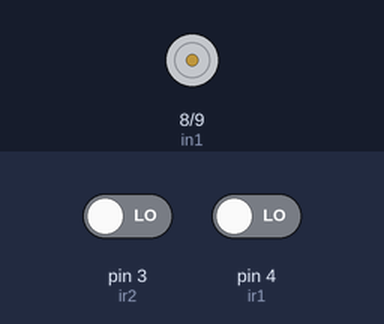
A sketch run on a simulated Arduino Uno, built with avr-gcc and run on an emulated ATmega328P. Shown: motor-driver pin pairs drawn as motors (green arrow = first pin HIGH = forward, orange = second pin HIGH = backward, longer = more drive). The inputs (shaded band) are chosen by the test bench; at power-on: pin 3 (ir2) LOW, pin 4 (ir1) LOW. What the sketch prints to the serial monitor is not drawn.

Above: at 1.2 s.
1.3 s: pin 3 (ir2) driven HIGH
At 2.1 s:
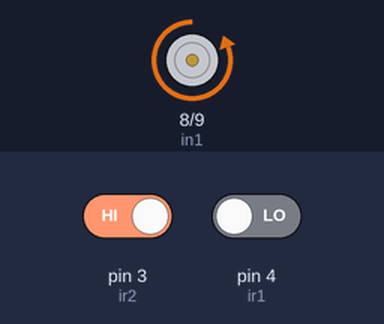
4.3 s: pin 4 (ir1) driven HIGH
At 4.8 s:
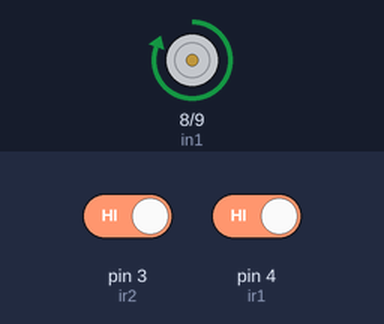
7.3 s: pin 4 (ir1) driven LOW
At 8.1 s:
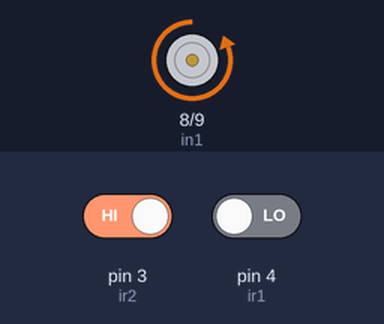
8.8 s: pin 3 (ir2) driven LOW
At 9.8 s:
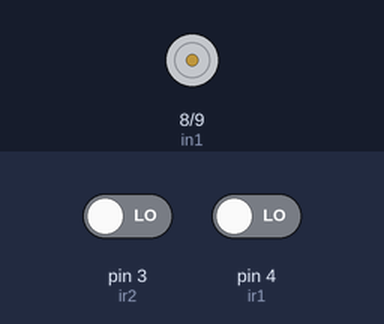
Timing chart, 0 to 11.8 s (numbered marks = the images above; inputs shaded):
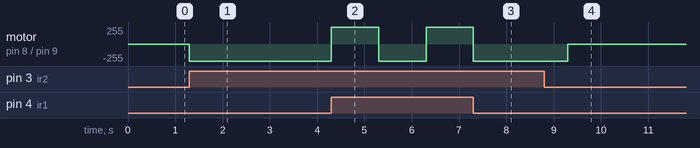

The sketch:

RAILWAY_PLATFORM_SLIDING.INO.ino
```cpp
// Motor slider with 2 IR sensors and L298N (without enable pin)

int ir1 = 4;    // IR sensor 1
int ir2 = 3;    // IR sensor 2
int in1 = 8;    // L298N IN1
int in2 = 9;    // L298N IN2

void setup() {
  pinMode(ir1, INPUT);
  pinMode(ir2, INPUT);
  pinMode(in1, OUTPUT);
  pinMode(in2, OUTPUT);
  Serial.begin(9600);
}

void loop() {
  if (digitalRead(ir1) == HIGH) {
    Serial.println("IR1 HIGH → Motor CW for 3s");
    digitalWrite(in1, HIGH);
    digitalWrite(in2, LOW);
    delay(1000); // run for 3 seconds
    stopMotor();
  }

  if (digitalRead(ir2) == HIGH) {
    Serial.println("IR2 HIGH → Motor CCW for 3s");
    digitalWrite(in1, LOW);
    digitalWrite(in2, HIGH);
    delay(1000); // run for 3 seconds
    stopMotor();
  }
}

void stopMotor() {
  digitalWrite(in1, LOW);
  digitalWrite(in2, LOW);
  Serial.println("Motor Stopped");
}


// int ir1 = 4;    // IR sensor 1
// int ir2 = 3;    // IR sensor 2
// int in1 = 8;    // L298N IN1
// int in2 = 9;    // L298N IN2

// unsigned long motorStartTime = 0;
// int motorState = 0; // 0 = stopped, 1 = CW (IR1), 2 = CCW (IR2)
// const unsigned long motorRunTime = 3000; // 3 seconds

// void setup() {
//   pinMode(ir1, INPUT);
//   pinMode(ir2, INPUT);
//   pinMode(in1, OUTPUT);
//   pinMode(in2, OUTPUT);
//   Serial.begin(9600);
//   stopMotor();
// }

// void loop() {
//   // If the motor is stopped, look for triggers
//   if (motorState == 0) {
//     if (digitalRead(ir1) == HIGH) {
//       Serial.println("IR1 HIGH → Motor CW for 3s");
//       digitalWrite(in1, HIGH);
//       digitalWrite(in2, LOW);
//       delay(1000);
//       motorState = 1;
//       motorStartTime = millis();
//     } else if (digitalRead(ir2) == HIGH) {
//       Serial.println("IR2 HIGH → Motor CCW for 3s");
//       digitalWrite(in1, LOW);
//       digitalWrite(in2, HIGH);
//       delay(1000);
//       motorState = 2;
//       motorStartTime = millis();
//     }
//   } else {
//     // If running, check if time has elapsed
//     if (millis() - motorStartTime >= motorRunTime) {
//       stopMotor();
//     }
//   }
// }

// void stopMotor() {
//   digitalWrite(in1, LOW);
//   digitalWrite(in2, LOW);
//   motorState = 0;
//   Serial.println("Motor Stopped");
// }
```

Measured:
- after the input at 1.3 s, motor on pin 8 (in1) / pin 9 (in2): stopped → backward 255/255 at once
- after the input at 4.3 s, motor on pin 8 (in1) / pin 9 (in2): backward 255/255 → forward 255/255 at once, → backward 255/255 1.0 s later, → forward 255/255 1.0 s later
- after the input at 7.3 s, motor on pin 8 (in1) / pin 9 (in2): goes on until 7.3 s, then stays backward 255/255
- after the input at 8.8 s, motor on pin 8 (in1) / pin 9 (in2): backward 255/255 → stopped after 0.50 s
